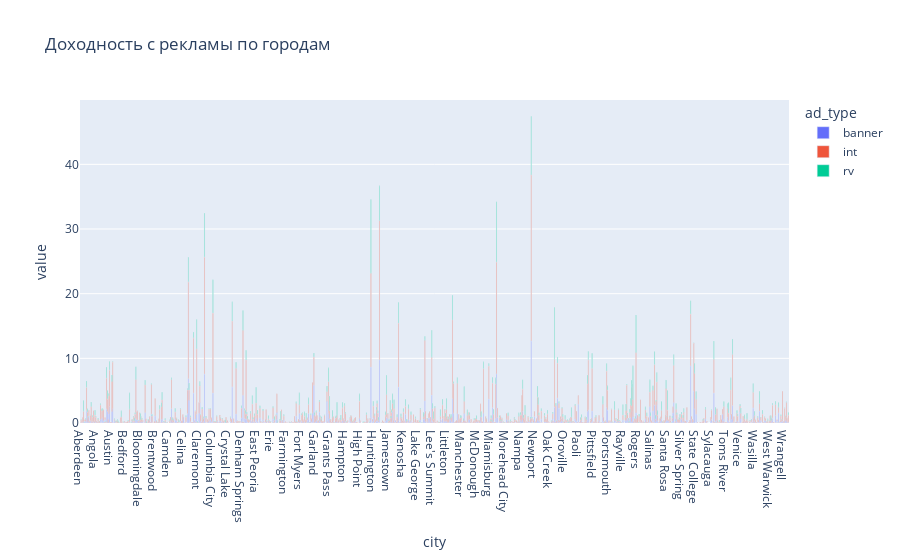

Notebook source saved alongside this figure:
### Code cell
new_df.groupby(['city', 'ad_type'])['revenue'].sum().unstack().plot(kind='bar', title='Доходность с рекламы по городам').show(renderer='png')

### Figure 1 — Plotly figure (JSON) as saved in the notebook; plotly's stock layout.template omitted (floating-point values rounded to 4 significant figures; data arrays with more than 128 entries replaced by an {"elided": "..."} marker saying what was removed)
{"data": [{"alignmentgroup": "True", "hovertemplate": "ad_type=banner<br>city=%{x}<br>value=%{y}<extra></extra>", "legendgroup": "banner", "marker": {"color": "#636efa", "pattern": {"shape": ""}}, "name": "banner", "offsetgroup": "banner", "orientation": "v", "showlegend": true, "textposition": "auto", "type": "bar", "x": {"elided": "920 str values"}, "xaxis": "x", "y": {"elided": "920 float values"}, "yaxis": "y"}, {"alignmentgroup": "True", "hovertemplate": "ad_type=int<br>city=%{x}<br>value=%{y}<extra></extra>", "legendgroup": "int", "marker": {"color": "#EF553B", "pattern": {"shape": ""}}, "name": "int", "offsetgroup": "int", "orientation": "v", "showlegend": true, "textposition": "auto", "type": "bar", "x": {"elided": "920 str values"}, "xaxis": "x", "y": {"elided": "920 float values"}, "yaxis": "y"}, {"alignmentgroup": "True", "hovertemplate": "ad_type=rv<br>city=%{x}<br>value=%{y}<extra></extra>", "legendgroup": "rv", "marker": {"color": "#00cc96", "pattern": {"shape": ""}}, "name": "rv", "offsetgroup": "rv", "orientation": "v", "showlegend": true, "textposition": "auto", "type": "bar", "x": {"elided": "920 str values"}, "xaxis": "x", "y": {"elided": "920 float values"}, "yaxis": "y"}], "layout": {"autosize": true, "barmode": "relative", "legend": {"title": {"text": "ad_type"}, "tracegroupgap": 0}, "title": {"text": "Доходность с рекламы по городам"}, "xaxis": {"anchor": "y", "autorange": true, "domain": [0, 1], "range": [-0.5, 919.5], "title": {"text": "city"}, "type": "category"}, "yaxis": {"anchor": "x", "autorange": true, "domain": [0, 1], "range": [0, 49.95], "title": {"text": "value"}, "type": "linear"}}}
